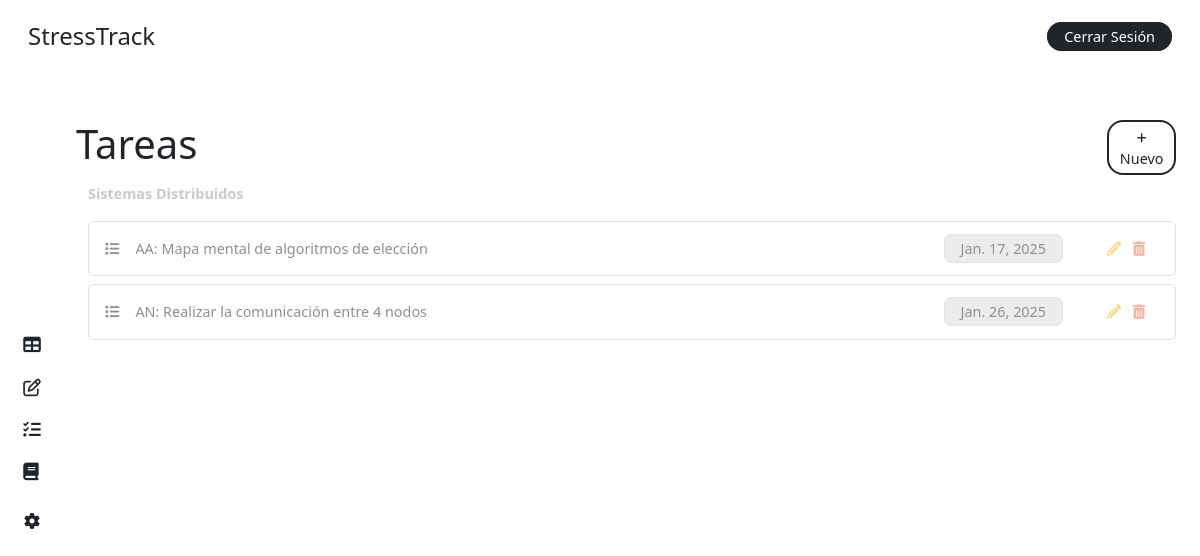
Page /tasks/ (signed in) on the earlier database version.
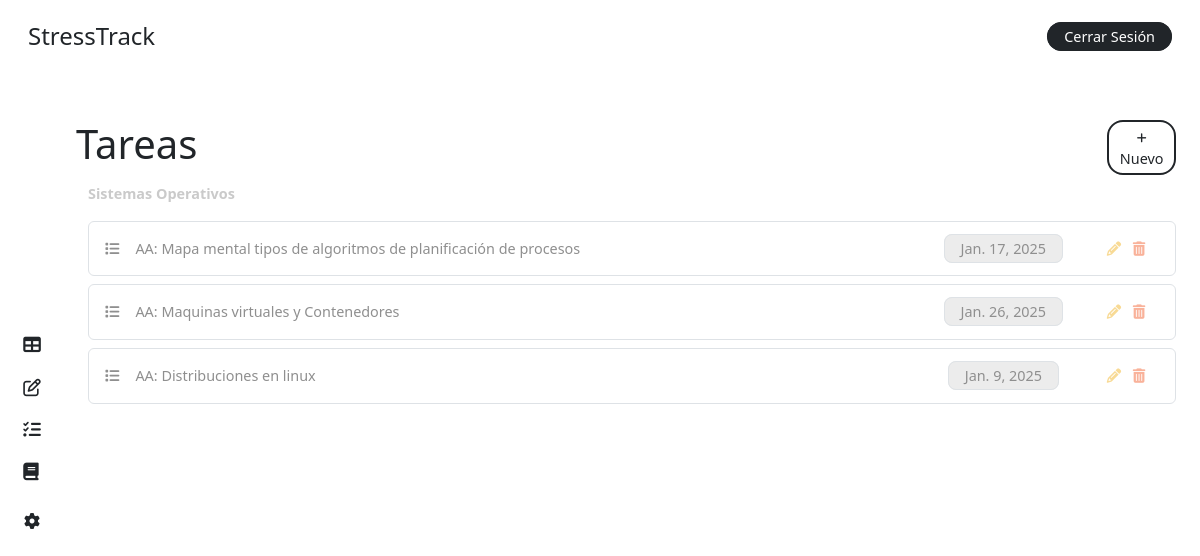
Same page on the later database version.
### stress/models.py (models this page shows, shortened)
class Course(models.Model):
    name = models.CharField(max_length=100)
    teacher = models.ForeignKey('CustomUser', on_delete=models.CASCADE, related_name='teaching_courses', limit_choices_to={'role': 'teacher'})

class Task(models.Model):
    title = models.CharField(max_length=200)
    due_date = models.DateField(blank=True, null=True)
    course = models.ForeignKey(Course, on_delete=models.CASCADE, related_name='tasks')

### stress/views.py (the view, shortened to what this page needs)
# urls.py: path('tasks/', views.list_tasks, name='list-tasks'),
@login_required
def list_tasks(request):
    user = request.user
    if user.role == 'student':
        course = user.course
    else:
        course = user.teaching_courses.first()
    if course:
        tasks = course.tasks.all()
    else:
        tasks = None
    context = {
        'tasks': tasks,
        'role': user.role,
        'course': course,
    }
    return render(request, 'dashboard/task.html', context)

### stress/templates/dashboard/task.html (shortened to what this page needs)
{% extends "base/dashboard_base.html" %}
{% block content %}
{% include "elements/dashboard_sidebar.html" with role=role %}
<main class="main p-4">
    <div class="my-4">
        <div class="row">
            <div class="col-11 p-0">
                <h1 class="m-0">Tareas</h1>
            </div>
            {% if role == 'teacher' %}
                {% if course %}
                    <div class="col-1 d-flex flex-column justify-content-center">
                        <button
                            class="fs-7 text-center rounded-4 bg-white border border-dark border-2 text-dark text-decoration-none py-1 px-2"
                            data-bs-toggle="modal"
                            data-bs-target="#addTaskModal">
                            <i class="fa-solid fa-plus fs-8"></i> Nuevo
                        </button>
                    </div>
                {% endif %}
            {% endif %}
        </div>
        <label class="text-grisillo fw-bold my-2">
            {% if course %}
                {{ course.name }}
            {% else %}
                Curso
            {% endif %}
        </label>
        {% if not tasks %}
            <div class="bg-inf p-3 rounded-2 text-gris">
                <i class="fas fa-info-circle"></i> No existen tareas asignadas por el momento.
            </div>
        {% else %}
            {% for task in tasks %}
                {% if role == 'student' %}
                    <div class="p-3 my-2 rounded-2 text-gris border border-1">
                        <div class="row">
                            <div class="col-10">
                                <i class="fa-solid fa-list me-3"></i>{{ task.title }}
                            </div>
                            <div class="col-2 text-center">
                                <div class="ms-4 bg-color-grisillo py-1 px-3 border d-inline rounded-3 fs-7">
                                    {{ task.due_date }}
                                </div>
                            </div>
                        </div>
                    </div>
                {% else %}
                    <div class="p-3 my-2 rounded-2 text-gris border border-1">
                        <div class="row">
                            <div class="col-9">
                                <i class="fa-solid fa-list me-3"></i>{{ task.title }}
                            </div>
                            <div class="col-2 text-center">
                                <div class="ms-4 bg-color-grisillo py-1 px-3 border d-inline rounded-3 fs-7">
                                    {{ task.due_date }}
                                </div>
                            </div>
                            <div class="col-1 text-center">
                                <a  href="#"
                                    class="mx-1 text-decoration-none text-not-bad edit-task"
                                    data-bs-toggle="modal"
                                    data-bs-target="#updateModal"
                                    data-task='{"id": "{{ task.id }}", "title": "{{ task.title }}", "due_date": "{{ task.due_date }}"}'
                                    title="Editar">
                                    <i class="fa-solid fa-pencil"></i>
                                </a>
                                <a href="{% url 'delete-task' task.id %}" class="mx-1 text-decoration-none text-dying" title="Eliminar">
                                    <i class="fa-solid fa-trash-can"></i>
                                </a>
                            </div>
                        </div>
                    </div>
                {% endif %}
            {% endfor %}
        {% endif %}
    </div>
</main>
{% endblock %}

Differences in the rows shown:
changed Course: name "Sistemas Distribuidos" → "Sistemas Operativos"
changed Task: title "AA: Mapa mental de algoritmos de elección" → "AA: Mapa mental tipos de algoritmos de planificación de procesos"
changed Task: title "AN: Realizar la comunicación entre 4 nodos" → "AA: Maquinas virtuales y Contenedores"
added Task: title "AA: Distribuciones en linux", due_date "Jan. 9, 2025"
